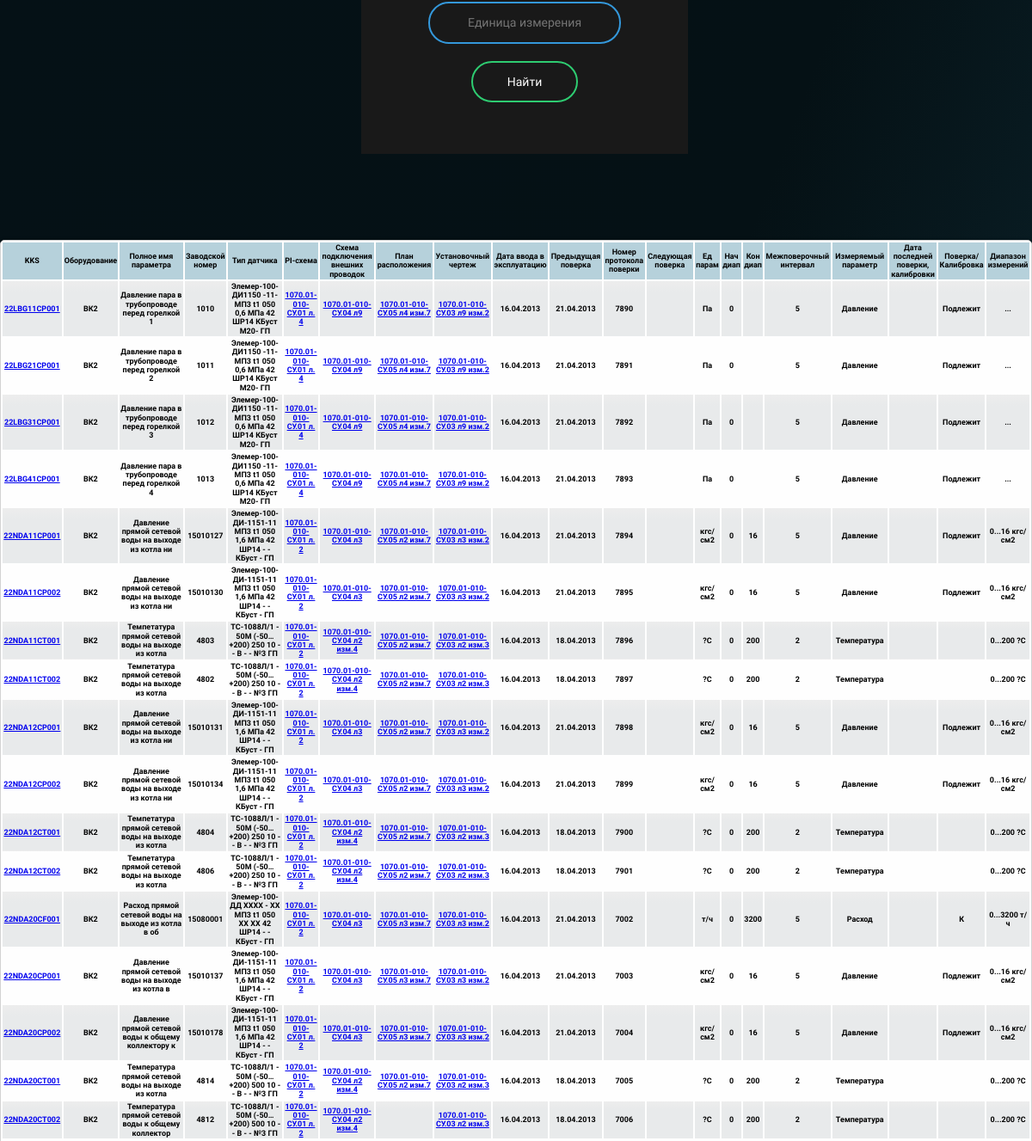
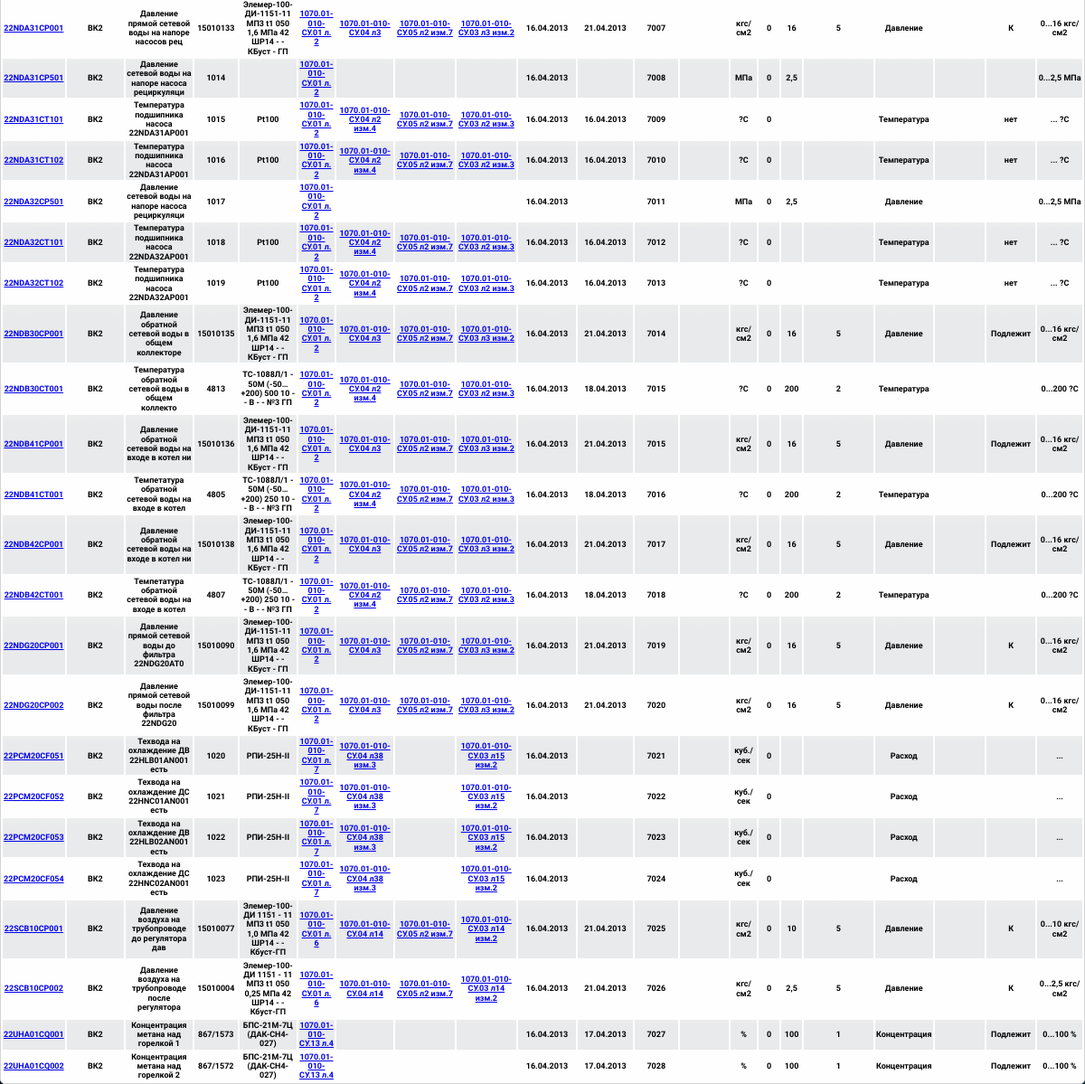
The page /pages/search.php (lower part) on the database as committed earlier (2 pictures, top to bottom).
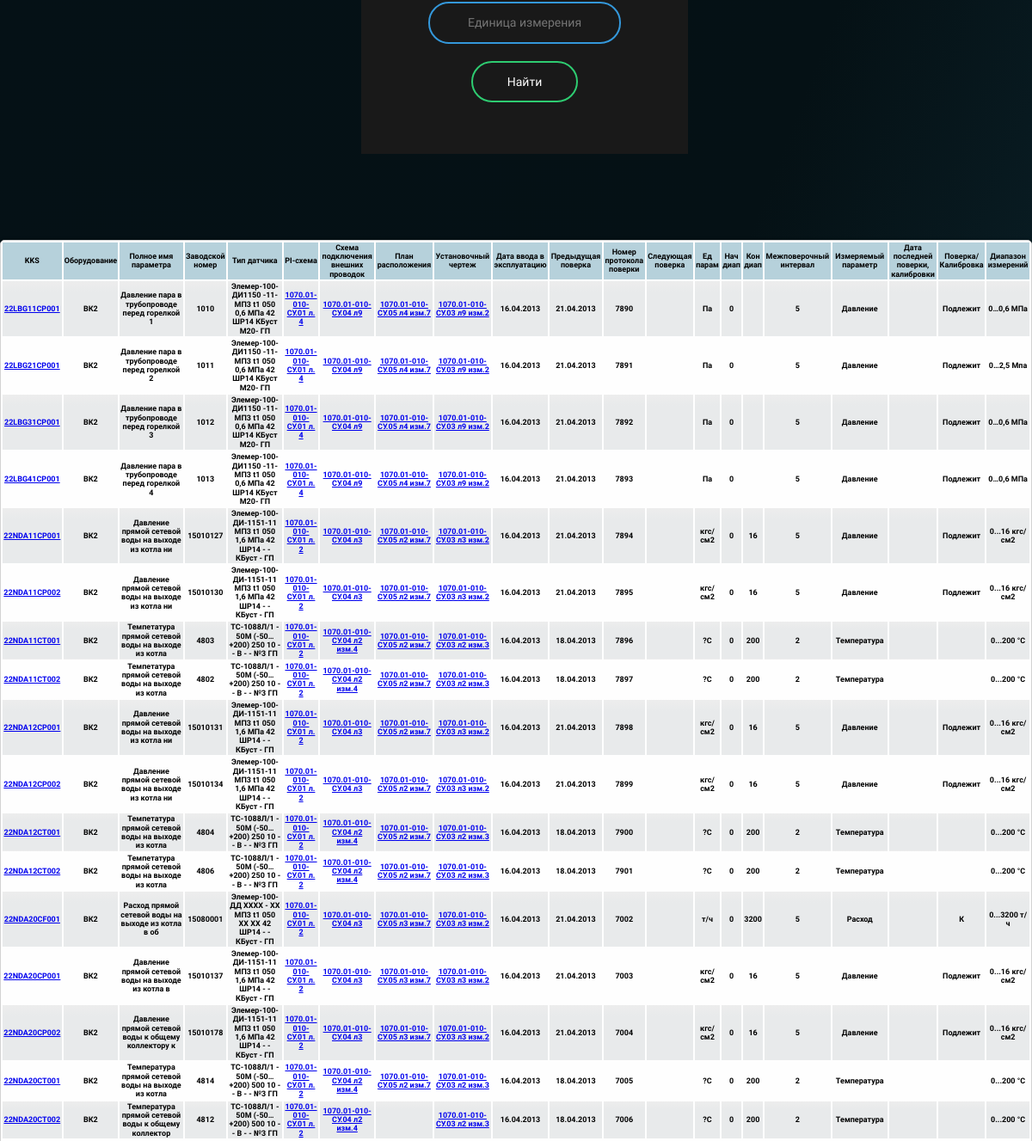
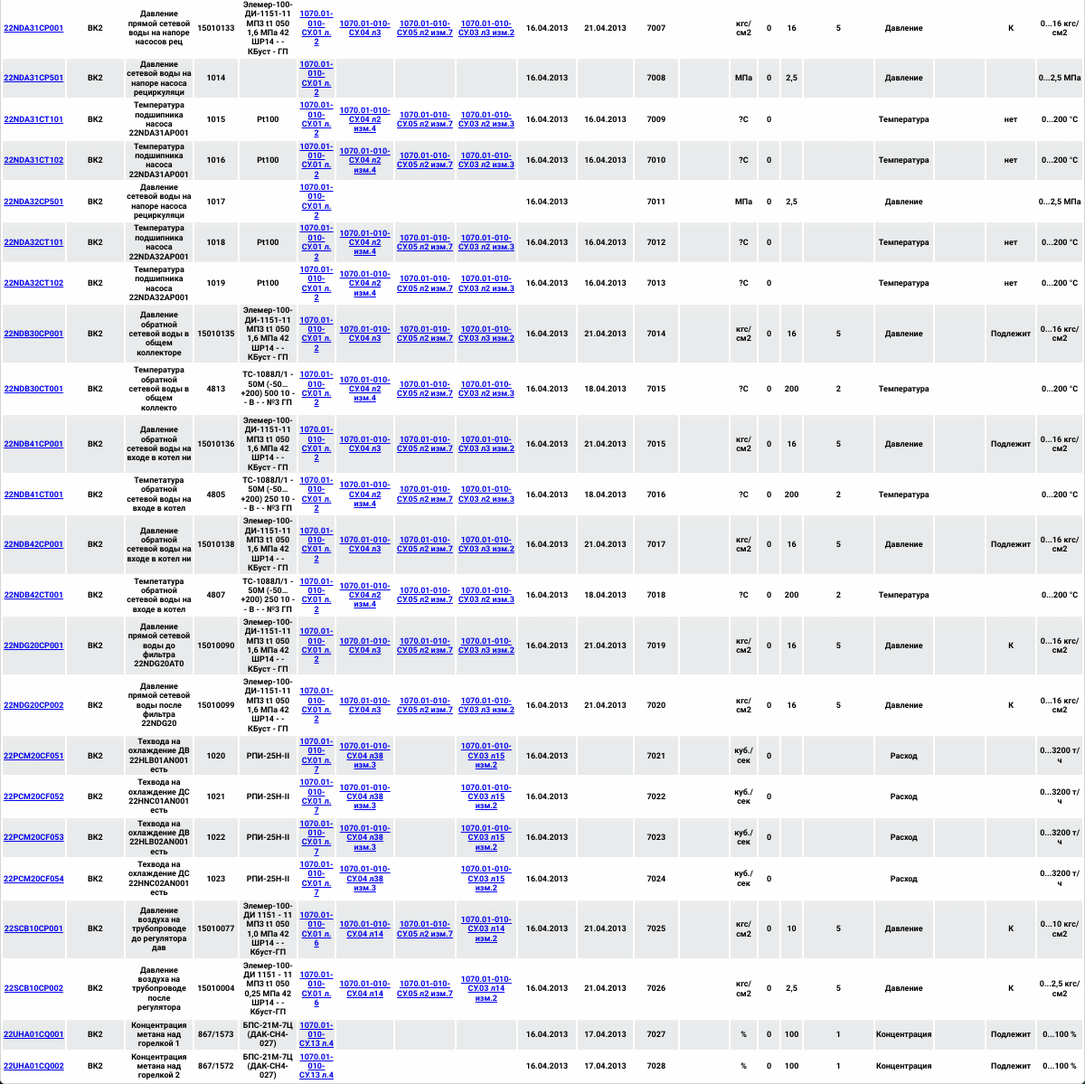
The same page on the database as committed later (2 pictures, top to bottom).
### tables this page shows
CREATE TABLE `detector` (
  `id` int(11) NOT NULL,
  `KKS` varchar(50) DEFAULT 'Параметр не задан' COMMENT 'Код KKS датчика',
  `installation` varchar(50) DEFAULT NULL COMMENT 'Оборудование',
  `Parameter name` varchar(50) DEFAULT NULL COMMENT 'Полное имя параметра',
  `Factory number` varchar(50) DEFAULT 'Параметр не задан' COMMENT 'Зав Номер',
  `Sensor type` varchar(250) DEFAULT 'Параметр не задан' COMMENT 'Тип датчика',
  `PI scheme` varchar(250) DEFAULT 'Параметр не задан' COMMENT 'ПИ-схема',
  `External wiring diagram` varchar(250) DEFAULT 'Параметр не задан' COMMENT 'Схема подключения внешних проводок',
  `layout plan` varchar(250) DEFAULT 'Параметр не задан' COMMENT 'План расположения',
  `Installation drawing` varchar(250) DEFAULT 'Параметр не задан' COMMENT 'Установочный чертеж',
  `Commissioning date` varchar(250) DEFAULT 'Параметр не задан' COMMENT 'Дата ввода в эксплуатацию',
  `Previous calibration` varchar(250) DEFAULT 'Параметр не задан' COMMENT 'Предыдущая поверка',
  `Verification Protocol Number` varchar(250) DEFAULT 'Параметр не задан' COMMENT 'Номер протокола поверки',
  ` Next verification` varchar(250) DEFAULT 'Параметр не задан' COMMENT 'Следующая поверка',
  `Unit parameter` varchar(50) DEFAULT 'Параметр не задан' COMMENT 'Ед парам',
  `Beginning of range` varchar(50) DEFAULT 'Параметр не задан' COMMENT 'Нач диап',
  `End of range` varchar(50) DEFAULT 'Параметр не задан' COMMENT 'Кон диап',
  `Intertesting interval` varchar(50) DEFAULT 'Параметр не задан' COMMENT 'Межповерочный интервал',
  `Measured parameter` varchar(50) DEFAULT 'Параметр не задан' COMMENT 'Измеряемый параметр',
  `Date of the last calibration check` varchar(50) DEFAULT 'Параметр не задан' COMMENT 'Дата последней поверки, калибровки',
  `Verification/Calibration` varchar(50) DEFAULT 'Параметр не задан' COMMENT 'Поверка/Калибровка',
  `Measuring range` varchar(50) DEFAULT 'Параметр не задан' COMMENT 'Диапазон измерений',
  `Класс точности` varchar(250) NOT NULL
);

### php/fun_file.php (called while the page is built, shortened)
<?php
function file_excess($file_name,$number_dir) {
    $link = '../documents/1070.01-010-СУ/';
    if ($number_dir == 1){
        $number_lun = substr($file_name,strlen($file_name)-1);
        $file_name = substr($file_name,0,strlen($file_name)-3);
        $file_name = $file_name . $number_lun;
        $link = '../documents/1070.01-010-СУ/1070.01-010-СУ.01 Схемы автоматизации/1070.01-010-СУ.01/' . $file_name . '.PDF';
    }
    return $link;
}
?>

### pages/search.php (the view, shortened to what this page needs)
<?php require_once "../php/connection.php"; ?>
<!DOCTYPE html>
<html lang="ru">
<head>
    <link rel="stylesheet" href="../css/normalize.css">
	<link rel="stylesheet" href="../css/main.css">
</head>
<body>
	<section class = "section-form">
		<form class="box" action="" method="post">
			<input type="text" name="unitparameter" placeholder="Единица измерения">
			<input type="submit" name="" value="Найти">
		</form>
	</section>
	<?php
		$kks = $_POST['kks'];
		$type = $_POST['type'];
		$parameter = $_POST['parameter'];
		$unitparameter = $_POST['unitparameter'];
		$count = mysqli_query($connection, "SELECT * FROM `detector` WHERE `KKS` LIKE '%$kks%'  AND  `Sensor type` LIKE '%$type%' AND  `Parameter name` LIKE '%$parameter%' AND  `Unit parameter` LIKE '%$unitparameter%' ");
		?>
		 <table class = "info">
			 <tr class = "first-str">
				 <th>KKS</th>
				 <th>Оборудование</th>
				 <th>Полное имя параметра</th>
				 <th>Заводской номер</th>
				 <th>Тип датчика</th>
				 <th>PI-схема</th>
				 <th>Схема подключения внешних проводок</th>
				 <th>План расположения</th>
				 <th>Установочный чертеж</th>
				 <th>Дата ввода в эксплуатацию</th>
				 <th>Предыдущая поверка</th>
				 <th>Номер протокола поверки</th>
				 <th>Следующая поверка</th>
				 <th>Ед парам</th>
				 <th>Нач диап</th>
				 <th>Кон диап</th>
				 <th>Межповерочный интервал</th>
				 <th>Измеряемый параметр</th>
				 <th>Дата последней поверки, калибровки</th>
				 <th>Поверка/Калибровка</th>
				 <th>Диапазон измерений</th>
			 </tr>
				<?php
					require_once "../php/fun_file.php";
					while ($name =  mysqli_fetch_assoc($count)) {
						echo  '<tr>';
						echo  '<th>' . '<a href = "' . 'cardsensor.php?id=' . $name['id'] .  '">' . $name['KKS'] . '</a>' .'</th>';
						echo  '<th>' . $name['installation']  .'</th>';
						echo  '<th>' . $name['Parameter name']  .'</th>';
						echo  '<th>' . $name['Factory number']  .'</th>';
						echo  '<th>' . $name['Sensor type']  .'</th>';
						$link_PI_scheme = file_excess($name['PI scheme'],1);
						echo  '<th>' . '<a href = " ' . $link_PI_scheme . ' "> ' . $name['PI scheme'] . '</a>' .'</th>';
						echo  '<th>' . '<a href = "../test.pdf">' . $name['External wiring diagram'] . '</a>' .'</th>';
						echo  '<th>' . '<a href = "../test.pdf">' . $name['layout plan'] . '</a>' .'</th>';
						echo  '<th>' . '<a href = "../test.pdf">'. $name['Installation drawing'] . '</a>' .'</th>';
						echo  '<th>' . $name['Commissioning date']  .'</th>';
						echo  '<th>' . $name['Previous calibration']  .'</th>';
						echo  '<th>' . $name['Verification Protocol Number']  .'</th>';
						echo  '<th>' . $name['Next verification']  .'</th>';
						echo  '<th>' . $name['Unit parameter']  .'</th>';
						echo  '<th>' . $name['Beginning of range']  .'</th>';
						echo  '<th>' . $name['End of range']  .'</th>';
						echo  '<th>' . $name['Intertesting interval']  .'</th>';
						echo  '<th>' . $name['Measured parameter']  .'</th>';
						echo  '<th>' . $name['Date of the last calibration check']  .'</th>';
						echo  '<th>' . $name['Verification/Calibration']  .'</th>';
						echo  '<th>' . $name['Measuring range']  .'</th>';
						echo '</tr>';
					}
				 ?>
		 </table>
</body>
</html>

### css/main.css (style rules this page uses)
body { font-size: 14px; width: 100%; height: 100%; font-family: "Varela Round", sans-serif; background-color: #081920; background-image: -webkit-gradient(linear, 100% 100%, 0% 0%, color-stop(0, #123542), color-stop(0.501, #051115), color-stop(0.916, #051116), color-stop(1, black)); background-image: -webkit-linear-gradient(bottom right, #123542 -0.3%, #051115 50.1%, #051116 91.6%, black 100%); background-image: linear-gradient(to top left, #123542 -0.3%, #051115 50.1%, #051116 91.6%, black 100%); background-image: -ms-linear-gradient(bottom right, #123542 -0.3%, #051115 50.1%, #051116 91.6%, black 100%); }
.section-form { width: 30%; margin: 100px auto; }
.section-form .box { width: 300px; padding: 40px; background: #191919; text-align: center; }
.section-form .box input[type="text"], .section-form .box input[type="number"], .section-form .box input[type="search"] { border: 0; background: none; display: block; margin: 20px auto; text-align: center; border: 2px solid #3498db; padding: 14px 10px; width: 200px; outline: none; color: white; border-radius: 24px; transition: 0.25s; }
.section-form .box input[type="submit"] { border: 0; background: none; display: block; margin: 20px auto; text-align: center; border: 2px solid #2ecc71; padding: 14px 40px; outline: none; color: white; border-radius: 24px; transition: 0.25s; cursor: pointer; }
.info { width: 100%; overflow: hidden; border: 1px solid #d3d3d3; background: #fefefe; -moz-border-radius: 5px; -webkit-border-radius: 5px; border-radius: 5px; -moz-box-shadow: 0 0 4px rgba(0, 0, 0, 0.2); -webkit-box-shadow: 0 0 4px rgba(0, 0, 0, 0.2); }
.info .first-str { -moz-border-radius-topleft: 5px; -webkit-border-top-left-radius: 5px; background-color: #b6d1db; }
.info tr th { font-size: 9px; }
.info tr:nth-child(even) { font-size: 9px; background: -moz-linear-gradient(100% 20% 90deg, #e8eaeb, #ededed); background: -webkit-gradient(linear, 0% 0%, 0% 20%, from(#ededed), to(#e8eaeb)); }

Rows that differ between the two databases and show on the page:
changed detector "22LBG11CP001": Measuring range "..." → "0…0,6 МПа"
changed detector "22LBG21CP001": Measuring range "..." → "0…2,5 Мпа"
changed detector "22LBG31CP001": Measuring range "..." → "0…0,6 МПа"
changed detector "22LBG41CP001": Measuring range "..." → "0…0,6 МПа"
changed detector "22NDA11CT001": Measuring range "0...200 ?С" → "0...200 °C"
changed detector "22NDA11CT002": Measuring range "0...200 ?С" → "0...200 °C"
changed detector "22NDA12CT001": Measuring range "0...200 ?С" → "0...200 °C"
changed detector "22NDA12CT002": Measuring range "0...200 ?С" → "0...200 °C"
changed detector "22NDA20CT001": Measuring range "0...200 ?С" → "0...200 °C"
changed detector "22NDA20CT002": Measuring range "0...200 ?С" → "0...200 °C"
changed detector "22NDA31CP501": Measured parameter (not shown) → "Давление"
changed detector "22NDA31CT101": Measuring range "... ?С" → "0...200 °C"
changed detector "22NDA31CT102": Measuring range "... ?С" → "0...200 °C"
changed detector "22NDA32CT101": Measuring range "... ?С" → "0...200 °C"
changed detector "22NDA32CT102": Measuring range "... ?С" → "0...200 °C"
changed detector "22NDB30CT001": Measuring range "0...200 ?С" → "0...200 °C"
changed detector "22NDB41CT001": Measuring range "0...200 ?С" → "0...200 °C"
changed detector "22NDB42CT001": Measuring range "0...200 ?С" → "0...200 °C"
changed detector "22PCM20CF051": Measuring range "..." → "0...3200 т/ч"
changed detector "22PCM20CF052": Measuring range "..." → "0...3200 т/ч"
changed detector "22PCM20CF053": Measuring range "..." → "0...3200 т/ч"
changed detector "22PCM20CF054": Measuring range "..." → "0...3200 т/ч"
